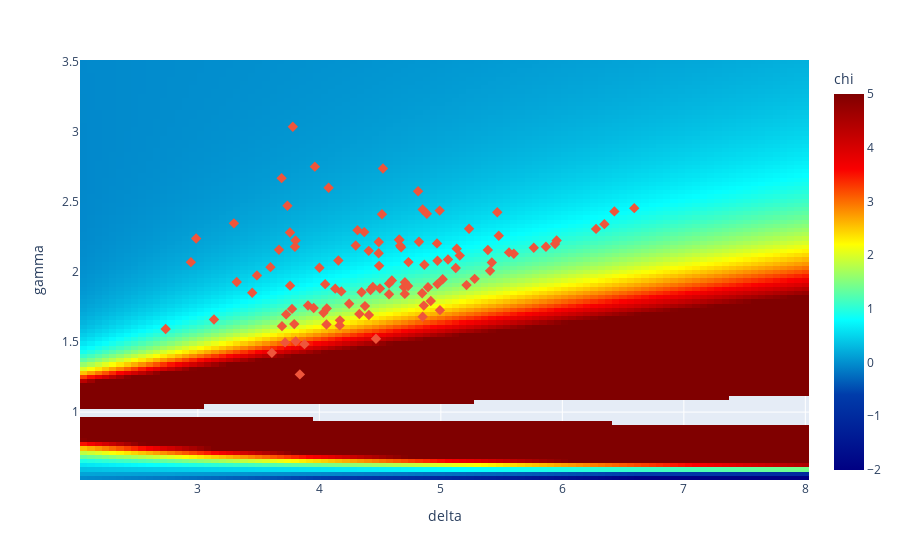

Notebook code cell kept with this figure:
### Code cell
from empirical.model import *

import plotly.graph_objects as go
import plotly.express as px

steps = 100

gamma_range = [0.5,3.5]
gamma_range = [gamma_range[0]+np.diff(gamma_range)[0]/steps,gamma_range[1]]

delta_range = [2.,8.]
delta_range = [delta_range[0]+np.diff(delta_range)[0]/steps,delta_range[1]]

nu_range = [0,50]
nu_max = 40.

delta_x, gamma_y = np.meshgrid(np.linspace(*delta_range,steps), np.linspace(*gamma_range,steps), indexing='xy')
chi = get_chi(gamma_y,delta_x,nu_max)

fig = px.imshow(chi,origin='lower',aspect='auto',zmin=-2,zmax=5,
                color_continuous_scale='jet',
               x=np.linspace(*delta_range,steps),
               y=np.linspace(*gamma_range,steps),
               labels={'x':'delta','y':'gamma','color':'chi'})
#for i in range(3):
fig.add_trace(go.Scatter(x=df['delta'], y=df['gamma'], mode='markers', marker={'size':8, 'symbol':'diamond'}))
#px.scatter(df, x='delta', y='gamma')
fig.show()
